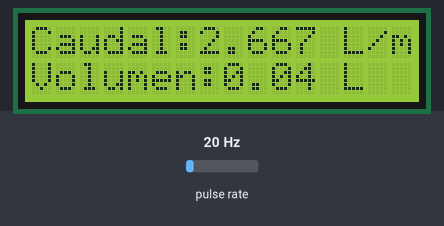
Simulated run of this sketch. Board: Arduino Uno, built with avr-gcc and run on an emulated ATmega328P. Parts: 16×2 character LCD. Wiring (inferred from the names in the program): pulse sensor: data pin 2. Inputs (shaded band) come from the test bench; at power-on: pulse rate 20 Hz. What the sketch prints to the serial monitor is not drawn.

Above: at 1.6 s.
1.7 s: pulse rate (sensor on pin 2) set to 4 Hz
At 2.6 s:
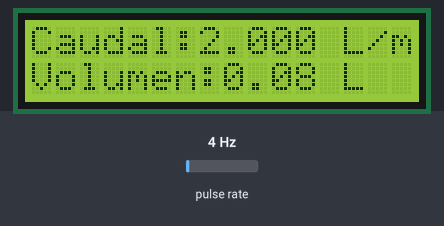
4.5 s: pulse rate (sensor on pin 2) set to 50 Hz
At 5.7 s:
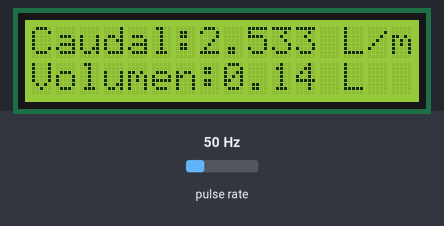
7.5 s: pulse rate (sensor on pin 2) set to 100 Hz
At 8.8 s:
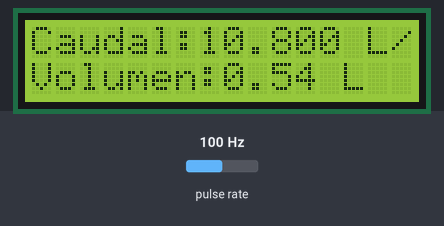
10.5 s: pulse rate (sensor on pin 2) set to 4 Hz
At 11.9 s:
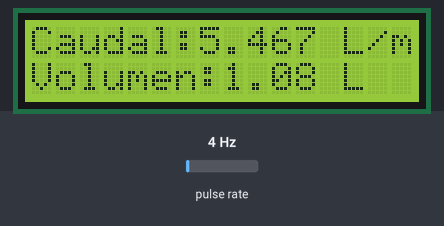
Timing chart, 0 to 13.5 s (numbered marks = the images above; inputs shaded):
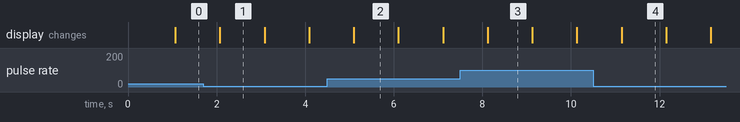

The sketch:

codigo.ino
```cpp
//CÓDIGO FINAL

//Medición de flujo y volumen
volatile int NumPulsos; //variable para la cantidad de pulsos recibidos
int PinSensor = 2;    //Sensor conectado en el pin 2
float factor_conversion = 7.5; //para convertir de frecuencia a caudal
float volumen = 0;
long dt = 0; //variación de tiempo por cada bucle
long t0 = 0; //millis() del bucle anterior
String caudal1 = "";
String volumen1 = "";

//---Función que se ejecuta en interrupción---
void ContarPulsos ()
{
  NumPulsos++;  //incrementamos la variable de pulsos
}

//---Función para obtener frecuencia de los pulsos---
int ObtenerFrecuencia()
{
  int frecuencia;
  NumPulsos = 0;   //Ponemos a 0 el número de pulsos
  interrupts();    //Habilitamos las interrupciones
  delay(1000);   //muestra de 1 segundo
  noInterrupts(); //Desabilitamos las interrupciones
  frecuencia = NumPulsos; //Hz(pulsos por segundo)
  return frecuencia;
}

//Mostrar en pantalla LCD
#include <LiquidCrystal.h>
//Crear el objeto LCD con los números correspondientes (rs, en, d4, d5, d6, d7)
LiquidCrystal lcd(8, 9, 4, 5, 6, 7);

void setup()
{
  Serial.begin (9600);
  lcd.begin(16, 2); // Inicializar el LCD con el número de  columnas y filas del LCD
  pinMode(PinSensor, INPUT);
  attachInterrupt(0, ContarPulsos, RISING); //(Interrupcion 0(Pin2),funcion,Flanco de subida)
  t0 = millis();
}

void loop ()
{
  float frecuencia = ObtenerFrecuencia(); //obtenemos la Frecuencia de los pulsos en Hz
  float caudal_L_m = frecuencia / factor_conversion; //calculamos el caudal en L/min
  dt = millis() - t0; //calculamos la variación de tiempo
  t0 = millis();
  volumen = volumen + (caudal_L_m / 60) * (dt / 1000); // volumen(L)=caudal(L/s)*tiempo(s)
  //---Enviar datos al LCD---
  // Cursor en la primera posición de la 1° fila
  lcd.setCursor(0, 0);
  lcd.print("Caudal:");
  lcd.print(caudal_L_m, 3);
  lcd.print(" L/m");
  // Cursor en la primera posición de la 2° fila
  lcd.setCursor(0, 1);
  lcd.print("Volumen:");
  lcd.print(volumen, 2); //3 decimales
  lcd.print(" L ");
  caudal1 = String(caudal_L_m, 3); //3 decimales
  volumen1 = String(volumen, 2); //2 decimales
  Serial.print(caudal1 + "/" + volumen1 + "/"); // enviar caudal1 y volumen1 en un solo paquete Serial
  delay(200);
}
```

Measured:
- after the input at 10.5 s, the display: changes after 0.64 s (image 4)
- what the display in image 1 shows lasts 1.0 s, from 2.1 s to 3.1 s
